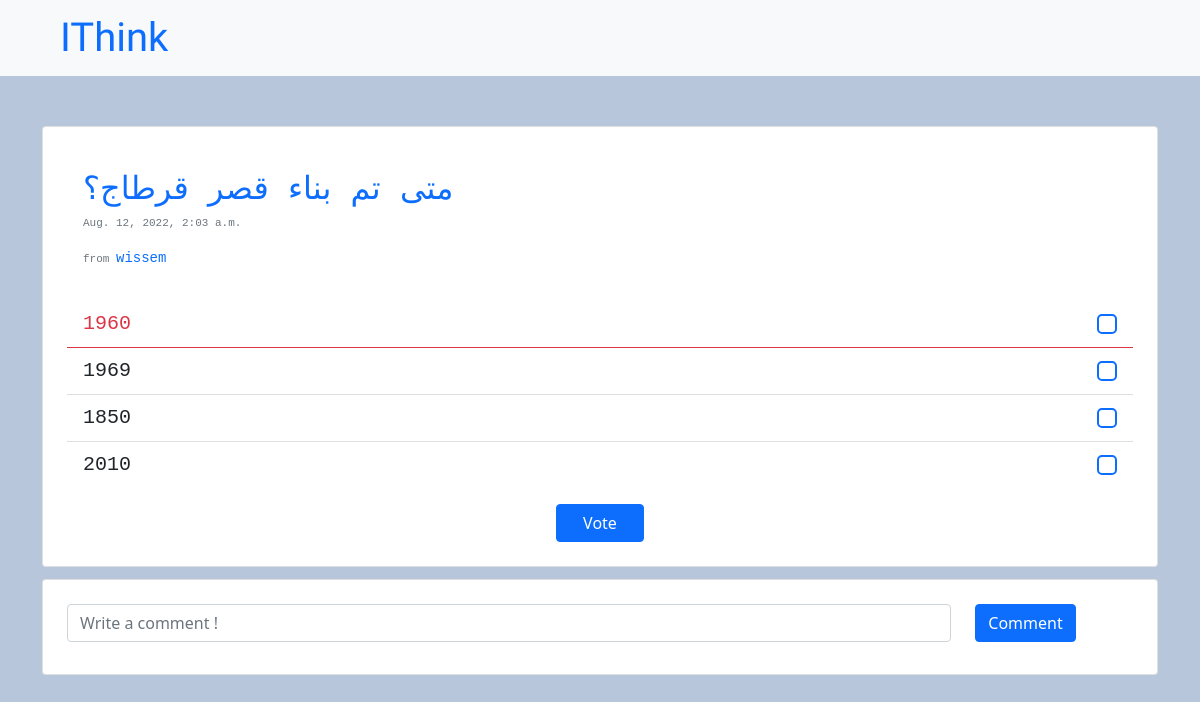
/poll/165, run on an earlier commit of the app's database.
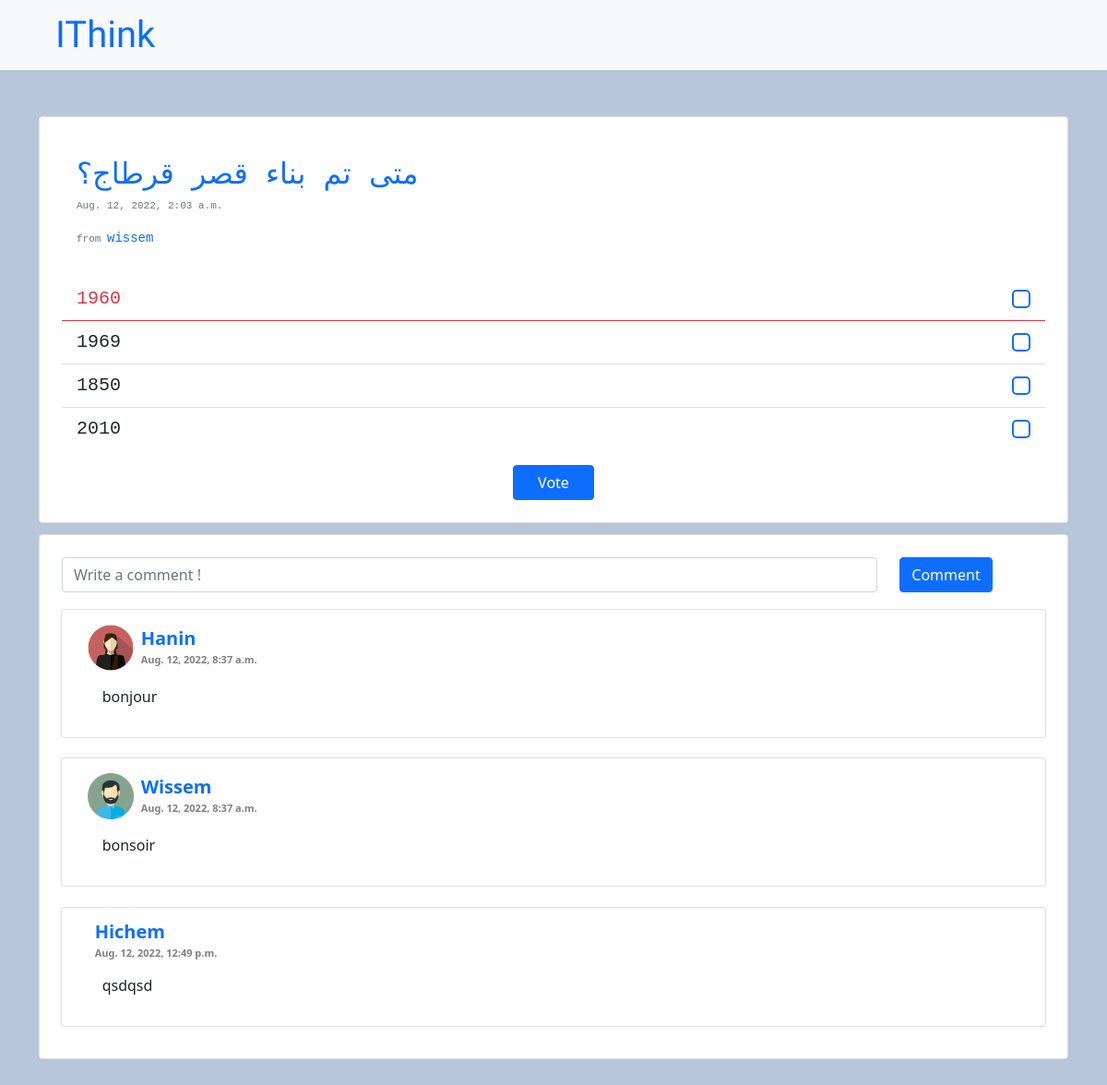
And on a later commit of the database.
### polls/models.py (models this page shows, shortened)
class poll_comment(models.Model):
    user = models.ForeignKey(
        user, on_delete=models.CASCADE, related_name="comments_polls")
    poll = models.ForeignKey(poll, on_delete=models.CASCADE)
    comment_str = models.CharField(max_length=300, default="empty")
    date = models.DateTimeField(default=timezone.now)
    edited = models.BooleanField(default=False)
    class Meta:
        managed = True

class user(models.Model):
    genders = (
        ('m', 'male'),
        ('f', 'female'),
    )
    profile_picture_numbers = (
        ("['1']", '1'),
        ("['2']", '2'),
        ("['3']", '3'),
        ("['4']", '4'),
        ("['5']", '5'),
        ("['6']", '6'),
    )
    user = models.OneToOneField(User, on_delete=models.CASCADE, unique=True)
    username = models.CharField(max_length=30)
    gender = models.CharField(max_length=6, choices=genders)
    started_date = models.DateTimeField(default=timezone.now)
    email = models.EmailField(max_length=255, unique=True)
    profile_picture_number = models.CharField(
        max_length=10, choices=profile_picture_numbers)
    cover_picture_number = models.IntegerField(default=3)
    USERNAME_FIELD = "email"
    def __str__(self):
        return self.username

### polls/views.py (the view, shortened to what this page needs)
# urls.py: path('poll/<int:pk>', vote, name="poll_vote"),
def vote(request, pk):
    polll = poll.objects.get(id=pk)
    if polll.status in ["disapproved", "pending"] and (polll.creator == str(request.user) or request.user.groups.get == "staff"):
        messages.success(request, f"{polll.status.title()} !")
    context = {
        'polls': polll
    }
    comments = poll_comment.objects.filter(
        poll=poll.objects.get(id=pk))
    if len(comments) > 3:
        context["comments"] = comments[:3]
        context["show_more"] = True
    else:
        context["comments"] = comments
        context["show_more"] = False
    voted_polls = voted.objects.filter(poll=187)
    choices = {
        "1": 0,
        "2": 0,
        "3": 0,
        "4": 0,
        "5": 0,
        "6": 0,
    }
    for i in voted_polls:
        choices[str(i.choice)] += 1
    context["max_choice"] = int(max(choices, key=choices.get))
    return render(request, 'polls/pollVote.html', context)

### templates/polls/pollVote.html (shortened to what the changed rows need)
<!DOCTYPE html>
<html lang="en">
  <head>
    <link
      href="https://cdn.jsdelivr.net/npm/bootstrap@5.1.3/dist/css/bootstrap.min.css"
      rel="stylesheet"
    />
    {% extends "main.html" %}
    {% load static %}
    {% block content %}
      <div class="container" style="margin-top:1%" >
        <div class="card p-4">
          {% for comment in comments %}
            <div class="row" style="padding:1%">
              <div class="card">
                <div class="card-body">
                  <div class="d-flex justify-content-between">
                    <div class="d-flex flex-row align-items-center">
                      {% if comment.user.profile_picture_number == "['1']" %}
                        <img src="{% static 'images\avatars\men_avatar_1.png' %}" alt="avatar" width="50" height="50" />
                      {% elif comment.user.profile_picture_number == "['2']" %}
                        <img src="{% static 'images\avatars\men_avatar_2.png' %}" alt="avatar" width="50" height="50" />
                      {% elif comment.user.profile_picture_number == "['3']" %}
                        <img src="{% static 'images\avatars\men_avatar_3.png' %}" alt="avatar" width="50" height="50" />
                      {% elif comment.user.profile_picture_number == "['4']" %}
                        <img src="{% static 'images\avatars\women_avatar_1.png' %}" alt="avatar" width="50" height="50" />
                      {% elif comment.user.profile_picture_number == "['5']" %}
                        <img src="{% static 'images\avatars\women_avatar_2.png' %}" alt="avatar" width="50" height="50" />
                      {% elif comment.user.profile_picture_number == "['6']" %}
                        <img src="{% static 'images\avatars\women_avatar_3.png' %}" alt="avatar" width="50" height="50" />
                      {% endif %}
                      <a href="{% url "profile" comment.user %}"class="small mb-0 ms-2 text-primary fw-bold fs-5 lh-1 text-decoration-none">{{comment.user|title}} <br> <span style="font-size:11px;color:gray;">{{ comment.date }}</span></a>
                    </div>
                  </div>
                  <p class="mt-3 ms-3">{{ comment.comment_str }}</p>
                </div>
              </div>
            </div>
            {% endfor %}
          </div>
        </div>
      {% endblock content %}

What changed in the data, as far as the page shows it:
added poll_comment: user "Hanin", date "Aug. 12, 2022, 8:37 a.m.", comment_str "bonjour"
added poll_comment: user "Wissem", date "Aug. 12, 2022, 8:37 a.m.", comment_str "bonsoir"
added poll_comment: user "Hichem", date "Aug. 12, 2022, 12:49 p.m.", comment_str "qsdqsd"
